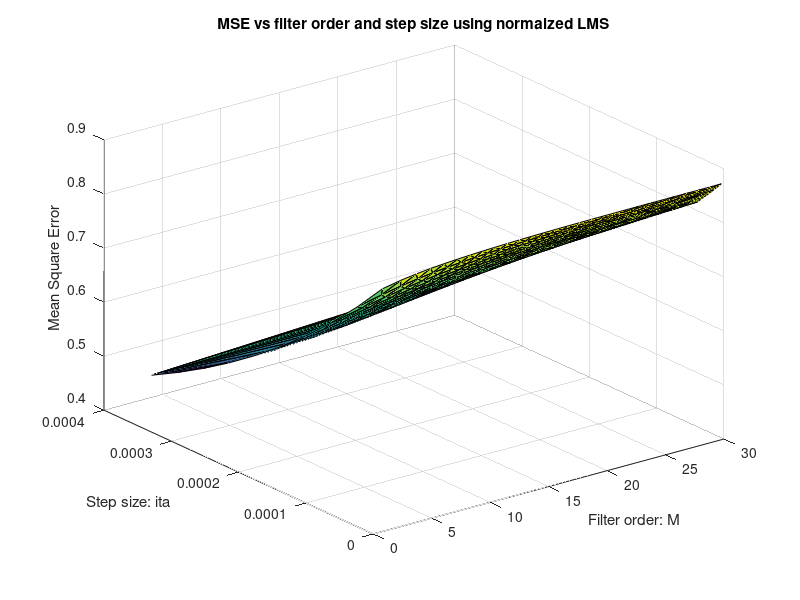

The MATLAB source for this figure:
clear
load('training.mat')
load('validate.mat')
num=0;
kk=0;
for m=3:30
%m=3
    ntest=size(validate,1);
    Y=validate(m+1:ntest,:)
    X = zeros(ntest-m,m);
    for i=1:m
        X(:,i) = validate(i:ntest+i-m-1,:); %X(:,m-(i-1)
    end
    %X=flipud(X)
    R=transpose(X)*X;
    [V,D]=eig(R);
    %disp(D);
    A=max(D);
    lmax=max(A');
    umax=1/lmax;
    sz=umax/10;
    i=0;
    for itr=1:10
        i=sz*itr;
        
        num=num+1;
        kk=kk+1;
        for j=1:m
            w(j,num)=0;
        end
        stepsizes(num,:)=i;
        sumerr=0;
        for k=1:floor(1000-m-1)
           err(k)=Y(k,:)-X(k,:)*flipud(w(:,num)); %w(1:m,num)
           %errorfi(k)=abs(err(k)^2);
           sumerr=sumerr+(err(k)*err(k));
           msecurr=(1/k)*(sumerr);
           mseerrorfi(k,num)=msecurr;
           w(:,num)=flipud(w(:,num))+(2*i*err(k)*transpose(X(k,:))/(X(k,:)*transpose(X(k,:))));
        end
        mseplot(num,:)=(sumerr/(1000-m));
        mm(num,:)=m;
    end
end
[po,pos]=min(mseplot);

%{
for i=1:28
    for j=1:10
        mm(i*j,:)=i+3;
    end
end
%}
tri=delaunay(mm,stepsizes);
trisurf(tri,mm,stepsizes,mseplot);
xlabel('Filter order: M');
ylabel('Step size: ita');
zlabel('Mean Square Error')
title('MSE vs filter order and step size using normalzed LMS')
%plot(errorfi)
%{
num1=0;
mm=[3 8 13 19 25 30]
for lo=3:30
    m=lo;
    nvtest=size(validate,1);
    Yv=validate(m+1:nvtest,:)
    Xv = zeros(nvtest-m,m);
    for i=1:m
        Xv(:,i) = validate(i:nvtest+i-m-1,:);
    end
    for i=1:28
        num1=num1+1;
        sumerr=0;
        for k=1:floor(1000-m-1)
           err=Yv(k,:)-Xv(k,:)*w(1:m,num1);
           %errorfi(k,num)=abs(err^2);
           sumerr=sumerr+err^2;
           msecurr=1/k*(sumerr);
           mseerrorfiv(lo-2,i)=msecurr;
        end
    end
end
%surf([3,4,5,6,7,8,9,10,11,12,13,14,15,16,17,18,19,20,21,22,23,24,25,26,27,28,29,30],[1,2,3,4,5,6,7,8,9,10,11,12,13,14,15,16,17,18,19,20,21,22,23,24,25,26,27,28],mseerrorfiv)
%}